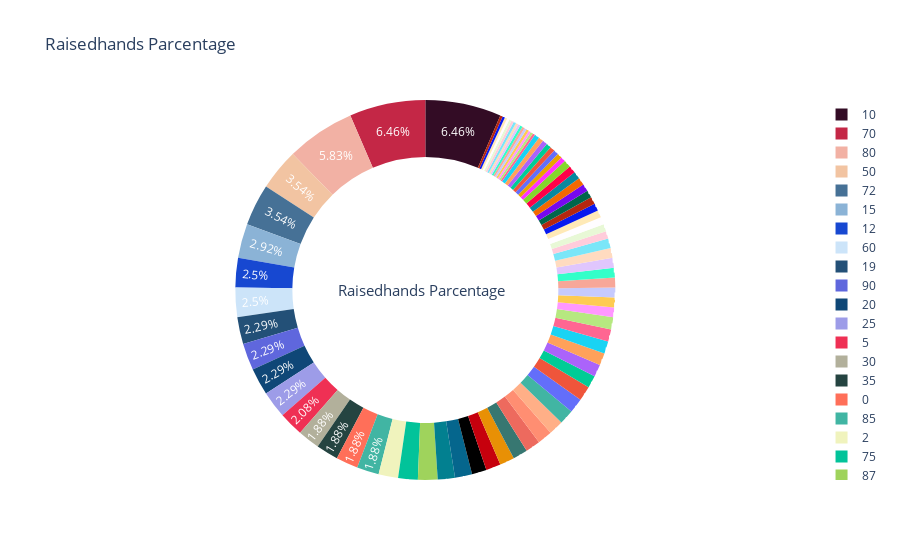

The code cell stored with this chart in its notebook:
### Code cell
color_brewer = ['#41B5A3','#FFAF87','#FF8E72','#ED6A5E','#377771','#E89005','#C6000D','#000000','#05668D','#028090','#9FD35C',
                '#02C39A','#F0F3BD','#41B5A3','#FF6F59','#254441','#B2B09B','#EF3054','#9D9CE8','#0F4777','#5F67DD','#235077','#CCE4F9','#1748D1',
                '#8BB3D6','#467196','#F2C4A2','#F2B1A4','#C42746','#330C25']
fig = {
  "data": [
    {
      "values": data["raisedhands"].value_counts().values,
      "labels": data["raisedhands"].value_counts().index,
      "domain": {"x": [0, .95]},
      "name": "Raisedhands Parcentage",
      "hoverinfo":"label+percent+name",
      "hole": .7,
      "type": "pie",
      "marker": {"colors": [i for i in reversed(color_brewer)]},
      "textfont": {"color": "#FFFFFF"}
    }],
  "layout": {
        "title":"Raisedhands Parcentage",
        "annotations": [
            {
                "font": {
                    "size": 15
                },
                "showarrow": False,
                "text": "Raisedhands Parcentage",
                "x": 0.47,
                "y": 0.5
            }
        ]
    }
}
iplot(fig, filename='donut')

### Figure 1 — Plotly figure (JSON) as saved in the notebook; plotly's stock layout.template omitted (floating-point values rounded to 4 significant figures)
{"data": [{"domain": {"x": [0, 0.95]}, "hole": 0.7, "hoverinfo": "label+percent+name", "labels": [10, 70, 80, 50, 72, 15, 12, 60, 19, 90, 20, 25, 5, 30, 35, 0, 85, 2, 75, 87, 7, 55, 100, 69, 32, 62, 27, 22, 40, 11, 78, 79, 89, 95, 8, 39, 17, 81, 92, 65, 45, 42, 77, 13, 82, 29, 71, 14, 23, 24, 88, 21, 9, 98, 4, 49, 51, 74, 18, 96, 3, 1, 16, 53, 84, 59, 52, 99, 41, 57, 36, 6, 76, 33, 61, 97, 73, 28, 66, 67, 83, 86], "marker": {"colors": ["#330C25", "#C42746", "#F2B1A4", "#F2C4A2", "#467196", "#8BB3D6", "#1748D1", "#CCE4F9", "#235077", "#5F67DD", "#0F4777", "#9D9CE8", "#EF3054", "#B2B09B", "#254441", "#FF6F59", "#41B5A3", "#F0F3BD", "#02C39A", "#9FD35C", "#028090", "#05668D", "#000000", "#C6000D", "#E89005", "#377771", "#ED6A5E", "#FF8E72", "#FFAF87", "#41B5A3"]}, "name": "Raisedhands Parcentage", "textfont": {"color": "#FFFFFF"}, "type": "pie", "values": [31, 31, 28, 17, 17, 14, 12, 12, 11, 11, 11, 11, 10, 9, 9, 9, 9, 8, 8, 8, 7, 7, 6, 6, 6, 6, 6, 6, 6, 6, 6, 6, 5, 5, 5, 5, 5, 5, 4, 4, 4, 4, 4, 4, 4, 4, 3, 3, 3, 3, 3, 3, 3, 3, 3, 3, 3, 3, 2, 2, 2, 2, 2, 2, 2, 2, 1, 1, 1, 1, 1, 1, 1, 1, 1, 1, 1, 1, 1, 1, 1, 1]}], "layout": {"annotations": [{"font": {"size": 15}, "showarrow": false, "text": "Raisedhands Parcentage", "x": 0.47, "y": 0.5}], "title": {"text": "Raisedhands Parcentage"}}}
